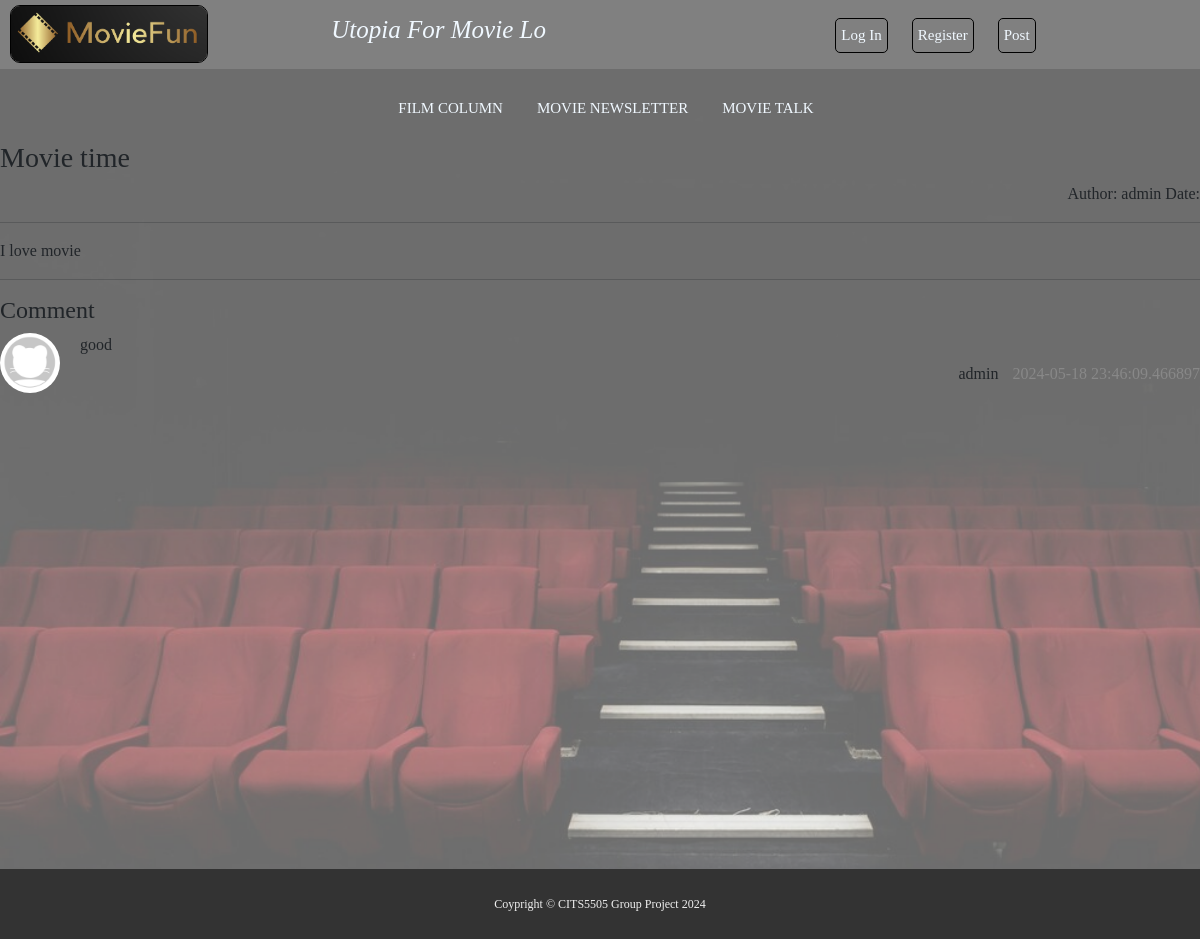
The app's page /qa/dt/4 with its own data.
### models.py (models this page shows)
class QuestionModel(db.Model):
    __tablename__ = "question"
    id = db.Column(db.Integer, primary_key=True, autoincrement=True)
    title = db.Column(db.String(100), nullable=False)
    content = db.Column(db.Text, nullable=False)
    create_time = db.Column(db.DateTime, default=datetime.now)
    author_id = db.Column(db.Integer, db.ForeignKey("user.id"))
    author = db.relationship(UserModel, backref="questions")

class UserModel(db.Model):
    __tablename__ = "user"
    id = db.Column(db.Integer, primary_key=True, autoincrement=True)
    username = db.Column(db.String(20), nullable=False)
    password = db.Column(db.String(25), nullable=False)
    email = db.Column(db.String(50), nullable=False, unique=True)

class ReplyModel(db.Model):
    __tablename__ = "reply"
    id = db.Column(db.Integer, primary_key=True, autoincrement=True)
    content = db.Column(db.Text, nullable=False)
    create_time = db.Column(db.DateTime, default=datetime.now)
    question_id = db.Column(db.Integer, db.ForeignKey("question.id"))
    question = db.relationship(QuestionModel, backref="replies")
    user_id = db.Column(db.Integer, db.ForeignKey("user.id"))
    user = db.relationship(UserModel, backref="replies")

### blueprints/qa.py (the view)
@bp.route("/dt/<qa_id>")
def qa_detail(qa_id):
    question = QuestionModel.query.get(qa_id)
    replies = ReplyModel.query.filter(
        (ReplyModel.question_id == question.id)
    ).all()
    print(question, replies)
    return render_template("detail.html", question=question, replies=replies)

### app.py (called while the page is built)
@app.before_request
def my_before_request():
    user_id = session.get("user_id")
    if user_id:
        user = UserModel.query.get(user_id)
        setattr(g, "user", user)
    else:
        setattr(g, "user", None)

@app.context_processor
def my_context_processor():
    return {"user": g.user}

### templates/detail.html (shortened to what this page needs)
{% extends "base.html"%}
{% block head %}
<link rel="stylesheet" type="text/css" href="{{ url_for('static', filename='css/dt-styles.css') }}">
{% endblock %}
{% block body %}
<div class="homeBody">
  <div id="nav">
    <ul>
      <li><a class="navLink" href="filmColumn.html">FILM COLUMN</a></li>
      <li><a class="navLink" href="movieNews.html">MOVIE NEWSLETTER</a></li>
      <li><a class="navLink" href="/movieTalk" id="selfPage">MOVIE TALK</a></li>
    </ul>
  </div>
  <div class="content">
    <div>
      <div>
        <h3 class="page-title">{{ question.title }}</h3>
        <p class="question-info">
          <span>Author: {{ question.author.username }}</span>
          <span> Date: {{ question.creat_time }}</span>
        </p>
        <hr>
        <p class="question-content"> {{ question.content }}</p>
        <hr>
        <h4> Comment</h4>
        <div class="post">
          {% for reply in replies %}
          <li>
            <div class="side-post">
              <img class="avator" src="{{ url_for('static', filename='jpg/avatar.jpeg')}}" alt="">
            </div>
            <div class="question-main">
              <div>{{ reply.content }}</div>
              <div class="question-info">
                <span class="question-author">{{ reply.user.username }}</span>
                <span class="question-time">{{ reply.create_time }}</span>
              </div>
            </div>
          </li>
          {% endfor %}
        </div>
      </div>
    </div>
  </div>
</div>
{% endblock %}

### static/css/index-styles.css (style rules this page uses)
* { margin: 0; padding: 0; box-sizing: border-box; font-family: Cambria, Cochin, Georgia, Times, "Times New Roman", serif; }
.homeBody { background-image: url("../jpg/bgimg.png"); background-attachment: fixed; background-size: cover; height: 800px; }
#nav ul { text-align: center; }
#nav li { display: inline-block; text-align: center; margin-right: 20px; margin-top: 2%; padding: 5px; font-size: 15px; font-family: "Roboto", sans-serif; }
.navLink { text-decoration: none; color: aliceblue; }

### static/css/dt-styles.css (style rules this page uses)
.post li { display: flex; margin-bottom: 20px; }
.side-post { margin-right: 20px; }
.avator { width: 60px; height: 60px; border-radius: 50%; }
.question-main { flex-grow: 1; }
.question-main div { margin-bottom: 5px; }
.question-author { margin-right: 10px; }
.question-time { color: #888; }
.question-info { text-align: right; }

### records on screen
QuestionModel: title "Movie time", content "I love movie"
UserModel: author.username "admin"
ReplyModel: content "good", user.username "admin", create_time "2024-05-18 23:46:09.466897"
